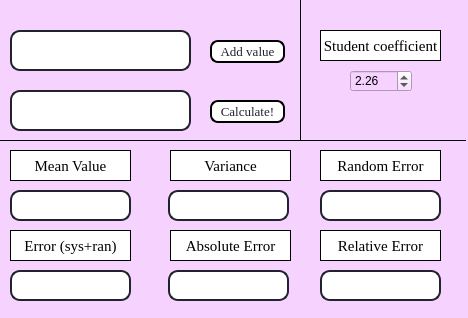
<?xml version="1.0" encoding="UTF-8"?>
<ui version="4.0">
 <class>MainWindow</class>
 <widget class="QMainWindow" name="MainWindow">
  <property name="geometry">
   <rect>
    <x>0</x>
    <y>0</y>
    <width>468</width>
    <height>318</height>
   </rect>
  </property>
  <property name="windowTitle">
   <string>TipaPlot</string>
  </property>
  <widget class="QWidget" name="centralwidget">
   <property name="styleSheet">
    <string notr="true">background-color: #f6d2ff</string>
   </property>
   <widget class="QLineEdit" name="lineEdit">
    <property name="geometry">
     <rect>
      <x>10</x>
      <y>30</y>
      <width>181</width>
      <height>41</height>
     </rect>
    </property>
    <property name="font">
     <font>
      <family>Times New Roman</family>
      <pointsize>18</pointsize>
     </font>
    </property>
    <property name="styleSheet">
     <string notr="true">background-color: #ffffff;
border: 2px solid #22222e;
border-radius: 10;
color: #000000</string>
    </property>
    <property name="text">
     <string/>
    </property>
    <property name="alignment">
     <set>Qt::AlignCenter</set>
    </property>
   </widget>
   <widget class="QPushButton" name="pushButton">
    <property name="geometry">
     <rect>
      <x>210</x>
      <y>40</y>
      <width>75</width>
      <height>23</height>
     </rect>
    </property>
    <property name="font">
     <font>
      <family>Times New Roman</family>
      <pointsize>10</pointsize>
     </font>
    </property>
    <property name="styleSheet">
     <string notr="true">QPushButton{
	color: #22222e;
	background-color: #ffffff;
	border-radius: 8;
	border: 2px solid #000000;
}
QPushButton:pressed {
	background-color:#d2d2d2;
}</string>
    </property>
    <property name="text">
     <string>Add value</string>
    </property>
   </widget>
   <widget class="QDoubleSpinBox" name="doubleSpinBox">
    <property name="geometry">
     <rect>
      <x>350</x>
      <y>70</y>
      <width>62</width>
      <height>22</height>
     </rect>
    </property>
    <property name="accelerated">
     <bool>true</bool>
    </property>
    <property name="correctionMode">
     <enum>QAbstractSpinBox::CorrectToPreviousValue</enum>
    </property>
    <property name="minimum">
     <double>1.000000000000000</double>
    </property>
    <property name="maximum">
     <double>700.000000000000000</double>
    </property>
    <property name="singleStep">
     <double>0.010000000000000</double>
    </property>
    <property name="value">
     <double>2.260000000000000</double>
    </property>
   </widget>
   <widget class="Line" name="line">
    <property name="geometry">
     <rect>
      <x>0</x>
      <y>140</y>
      <width>466</width>
      <height>1</height>
     </rect>
    </property>
    <property name="styleSheet">
     <string notr="true">background-color: rgb(0, 0, 0);</string>
    </property>
    <property name="orientation">
     <enum>Qt::Horizontal</enum>
    </property>
   </widget>
   <widget class="Line" name="line_2">
    <property name="geometry">
     <rect>
      <x>300</x>
      <y>0</y>
      <width>1</width>
      <height>140</height>
     </rect>
    </property>
    <property name="styleSheet">
     <string notr="true">background-color: rgb(0, 0, 0);</string>
    </property>
    <property name="orientation">
     <enum>Qt::Vertical</enum>
    </property>
   </widget>
   <widget class="QLabel" name="label">
    <property name="geometry">
     <rect>
      <x>320</x>
      <y>30</y>
      <width>121</width>
      <height>31</height>
     </rect>
    </property>
    <property name="font">
     <font>
      <family>Times New Roman</family>
      <pointsize>11</pointsize>
     </font>
    </property>
    <property name="styleSheet">
     <string notr="true">background-color: rgb(255, 255, 255);</string>
    </property>
    <property name="frameShape">
     <enum>QFrame::Box</enum>
    </property>
    <property name="text">
     <string>Student coefficient</string>
    </property>
    <property name="alignment">
     <set>Qt::AlignCenter</set>
    </property>
   </widget>
   <widget class="QLineEdit" name="lineEdit_3">
    <property name="geometry">
     <rect>
      <x>10</x>
      <y>190</y>
      <width>121</width>
      <height>31</height>
     </rect>
    </property>
    <property name="font">
     <font>
      <family>Times New Roman</family>
      <pointsize>18</pointsize>
     </font>
    </property>
    <property name="styleSheet">
     <string notr="true">background-color: #ffffff;
border: 2px solid #22222e;
border-radius: 10;
color: #000000</string>
    </property>
    <property name="text">
     <string/>
    </property>
    <property name="alignment">
     <set>Qt::AlignCenter</set>
    </property>
   </widget>
   <widget class="QLineEdit" name="lineEdit_4">
    <property name="geometry">
     <rect>
      <x>168</x>
      <y>190</y>
      <width>121</width>
      <height>31</height>
     </rect>
    </property>
    <property name="font">
     <font>
      <family>Times New Roman</family>
      <pointsize>18</pointsize>
     </font>
    </property>
    <property name="styleSheet">
     <string notr="true">background-color: #ffffff;
border: 2px solid #22222e;
border-radius: 10;
color: #000000</string>
    </property>
    <property name="text">
     <string/>
    </property>
    <property name="alignment">
     <set>Qt::AlignCenter</set>
    </property>
   </widget>
   <widget class="QLineEdit" name="lineEdit_5">
    <property name="geometry">
     <rect>
      <x>320</x>
      <y>190</y>
      <width>121</width>
      <height>31</height>
     </rect>
    </property>
    <property name="font">
     <font>
      <family>Times New Roman</family>
      <pointsize>18</pointsize>
     </font>
    </property>
    <property name="styleSheet">
     <string notr="true">background-color: #ffffff;
border: 2px solid #22222e;
border-radius: 10;
color: #000000</string>
    </property>
    <property name="text">
     <string/>
    </property>
    <property name="alignment">
     <set>Qt::AlignCenter</set>
    </property>
   </widget>
   <widget class="QLineEdit" name="lineEdit_6">
    <property name="geometry">
     <rect>
      <x>10</x>
      <y>90</y>
      <width>181</width>
      <height>41</height>
     </rect>
    </property>
    <property name="font">
     <font>
      <family>Times New Roman</family>
      <pointsize>18</pointsize>
     </font>
    </property>
    <property name="styleSheet">
     <string notr="true">background-color: #ffffff;
border: 2px solid #22222e;
border-radius: 10;
color: #000000</string>
    </property>
    <property name="text">
     <string/>
    </property>
    <property name="alignment">
     <set>Qt::AlignCenter</set>
    </property>
   </widget>
   <widget class="QLineEdit" name="lineEdit_7">
    <property name="geometry">
     <rect>
      <x>10</x>
      <y>270</y>
      <width>121</width>
      <height>31</height>
     </rect>
    </property>
    <property name="font">
     <font>
      <family>Times New Roman</family>
      <pointsize>18</pointsize>
     </font>
    </property>
    <property name="styleSheet">
     <string notr="true">background-color: #ffffff;
border: 2px solid #22222e;
border-radius: 10;
color: #000000</string>
    </property>
    <property name="text">
     <string/>
    </property>
    <property name="alignment">
     <set>Qt::AlignCenter</set>
    </property>
   </widget>
   <widget class="QLineEdit" name="lineEdit_8">
    <property name="geometry">
     <rect>
      <x>168</x>
      <y>270</y>
      <width>121</width>
      <height>31</height>
     </rect>
    </property>
    <property name="font">
     <font>
      <family>Times New Roman</family>
      <pointsize>18</pointsize>
     </font>
    </property>
    <property name="styleSheet">
     <string notr="true">background-color: #ffffff;
border: 2px solid #22222e;
border-radius: 10;
color: #000000</string>
    </property>
    <property name="text">
     <string/>
    </property>
    <property name="alignment">
     <set>Qt::AlignCenter</set>
    </property>
   </widget>
   <widget class="QLineEdit" name="lineEdit_9">
    <property name="geometry">
     <rect>
      <x>320</x>
      <y>270</y>
      <width>121</width>
      <height>31</height>
     </rect>
    </property>
    <property name="font">
     <font>
      <family>Times New Roman</family>
      <pointsize>18</pointsize>
     </font>
    </property>
    <property name="styleSheet">
     <string notr="true">background-color: #ffffff;
border: 2px solid #22222e;
border-radius: 10;
color: #000000</string>
    </property>
    <property name="text">
     <string/>
    </property>
    <property name="alignment">
     <set>Qt::AlignCenter</set>
    </property>
   </widget>
   <widget class="QLabel" name="label_2">
    <property name="geometry">
     <rect>
      <x>10</x>
      <y>150</y>
      <width>121</width>
      <height>31</height>
     </rect>
    </property>
    <property name="font">
     <font>
      <family>Times New Roman</family>
      <pointsize>11</pointsize>
     </font>
    </property>
    <property name="styleSheet">
     <string notr="true">background-color: rgb(255, 255, 255);</string>
    </property>
    <property name="frameShape">
     <enum>QFrame::Box</enum>
    </property>
    <property name="text">
     <string>Mean Value</string>
    </property>
    <property name="alignment">
     <set>Qt::AlignCenter</set>
    </property>
   </widget>
   <widget class="QLabel" name="label_3">
    <property name="geometry">
     <rect>
      <x>170</x>
      <y>150</y>
      <width>121</width>
      <height>31</height>
     </rect>
    </property>
    <property name="font">
     <font>
      <family>Times New Roman</family>
      <pointsize>11</pointsize>
     </font>
    </property>
    <property name="styleSheet">
     <string notr="true">background-color: rgb(255, 255, 255);</string>
    </property>
    <property name="frameShape">
     <enum>QFrame::Box</enum>
    </property>
    <property name="text">
     <string>Variance</string>
    </property>
    <property name="alignment">
     <set>Qt::AlignCenter</set>
    </property>
   </widget>
   <widget class="QLabel" name="label_4">
    <property name="geometry">
     <rect>
      <x>320</x>
      <y>150</y>
      <width>121</width>
      <height>31</height>
     </rect>
    </property>
    <property name="font">
     <font>
      <family>Times New Roman</family>
      <pointsize>11</pointsize>
     </font>
    </property>
    <property name="styleSheet">
     <string notr="true">background-color: rgb(255, 255, 255);</string>
    </property>
    <property name="frameShape">
     <enum>QFrame::Box</enum>
    </property>
    <property name="text">
     <string>Random Error</string>
    </property>
    <property name="alignment">
     <set>Qt::AlignCenter</set>
    </property>
   </widget>
   <widget class="QLabel" name="label_5">
    <property name="geometry">
     <rect>
      <x>10</x>
      <y>230</y>
      <width>121</width>
      <height>31</height>
     </rect>
    </property>
    <property name="font">
     <font>
      <family>Times New Roman</family>
      <pointsize>11</pointsize>
     </font>
    </property>
    <property name="styleSheet">
     <string notr="true">background-color: rgb(255, 255, 255);</string>
    </property>
    <property name="frameShape">
     <enum>QFrame::Box</enum>
    </property>
    <property name="text">
     <string>Error (sys+ran)</string>
    </property>
    <property name="alignment">
     <set>Qt::AlignCenter</set>
    </property>
   </widget>
   <widget class="QLabel" name="label_6">
    <property name="geometry">
     <rect>
      <x>170</x>
      <y>230</y>
      <width>121</width>
      <height>31</height>
     </rect>
    </property>
    <property name="font">
     <font>
      <family>Times New Roman</family>
      <pointsize>11</pointsize>
     </font>
    </property>
    <property name="styleSheet">
     <string notr="true">background-color: rgb(255, 255, 255);</string>
    </property>
    <property name="frameShape">
     <enum>QFrame::Box</enum>
    </property>
    <property name="text">
     <string>Absolute Error</string>
    </property>
    <property name="alignment">
     <set>Qt::AlignCenter</set>
    </property>
   </widget>
   <widget class="QLabel" name="label_7">
    <property name="geometry">
     <rect>
      <x>320</x>
      <y>230</y>
      <width>121</width>
      <height>31</height>
     </rect>
    </property>
    <property name="font">
     <font>
      <family>Times New Roman</family>
      <pointsize>11</pointsize>
     </font>
    </property>
    <property name="styleSheet">
     <string notr="true">background-color: rgb(255, 255, 255);</string>
    </property>
    <property name="frameShape">
     <enum>QFrame::Box</enum>
    </property>
    <property name="text">
     <string>Relative Error</string>
    </property>
    <property name="alignment">
     <set>Qt::AlignCenter</set>
    </property>
   </widget>
   <widget class="QPushButton" name="pushButton_2">
    <property name="geometry">
     <rect>
      <x>210</x>
      <y>100</y>
      <width>75</width>
      <height>23</height>
     </rect>
    </property>
    <property name="font">
     <font>
      <family>Times New Roman</family>
      <pointsize>10</pointsize>
     </font>
    </property>
    <property name="styleSheet">
     <string notr="true">QPushButton{
	color: #22222e;
	background-color: #ffffff;
	border-radius: 8;
	border: 2px solid #000000;
}
QPushButton:pressed {
	background-color:#d2d2d2;
}</string>
    </property>
    <property name="text">
     <string>Calculate!</string>
    </property>
   </widget>
  </widget>
 </widget>
 <resources/>
 <connections/>
</ui>
